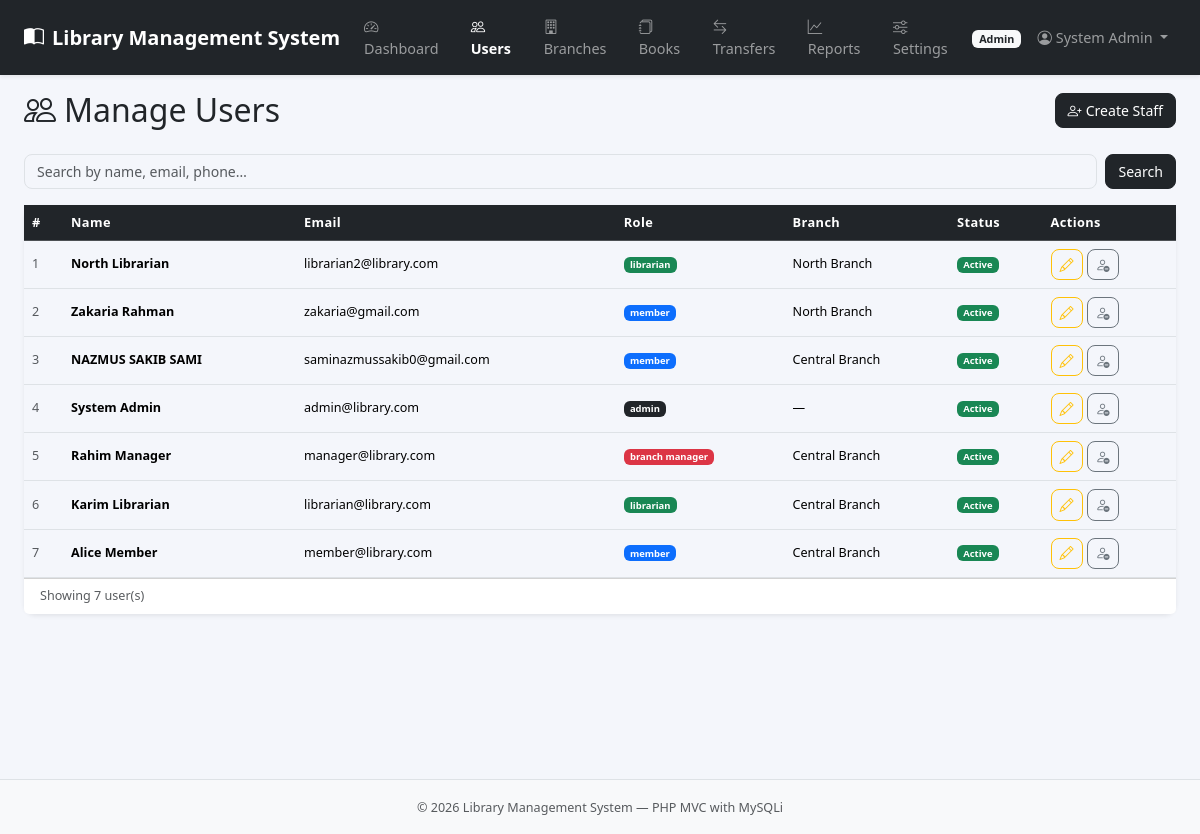
The app's page /index.php?page=admin_users (signed in) with its own data.
### tables this page shows
CREATE TABLE `users` (
  `id` int(11) NOT NULL,
  `name` varchar(150) NOT NULL,
  `email` varchar(150) NOT NULL,
  `password_hash` varchar(255) NOT NULL,
  `phone` varchar(25) DEFAULT NULL,
  `role` enum('member','librarian','branch_manager','admin') NOT NULL DEFAULT 'member',
  `profile_pic` varchar(255) DEFAULT NULL,
  `branch_id` int(11) DEFAULT NULL,
  `is_active` tinyint(1) NOT NULL DEFAULT 1,
  `created_at` timestamp NOT NULL DEFAULT current_timestamp()
);

CREATE TABLE `branches` (
  `id` int(11) NOT NULL,
  `name` varchar(150) NOT NULL,
  `address` text DEFAULT NULL,
  `city` varchar(100) DEFAULT NULL,
  `phone` varchar(25) DEFAULT NULL,
  `manager_id` int(11) DEFAULT NULL,
  `is_active` tinyint(1) NOT NULL DEFAULT 1,
  `created_at` timestamp NOT NULL DEFAULT current_timestamp()
);

### app/controller/admin/users.php (called while the page is built, shortened)
<?php
require_once __DIR__ . '/../../model/UserModel.php';
$userModel = new UserModel($conn);
$search = trim($_GET['search'] ?? '');
$users  = $userModel->getAllUsers($search);
require __DIR__ . '/../../view/shared/header.php';
require __DIR__ . '/../../view/admin/users.php';
require __DIR__ . '/../../view/shared/footer.php';

### config/app.php (called while the page is built, shortened)
<?php
function e(string $s): string {
    return htmlspecialchars($s, ENT_QUOTES, 'UTF-8');
}

### app/model/UserModel.php (called while the page is built, shortened)
<?php
class UserModel {
    private mysqli $db;
    public function __construct(mysqli $db) {
        $this->db = $db;
    }
    public function getAllUsers(string $search = ''): array {
        if ($search) {
            $like = "%$search%";
            $stmt = $this->db->prepare(
                "SELECT u.*, b.name AS branch_name FROM users u
                 LEFT JOIN branches b ON u.branch_id = b.id
                 WHERE u.name LIKE ? OR u.email LIKE ? OR u.phone LIKE ?
                 ORDER BY u.created_at DESC");
            $stmt->bind_param('sss', $like, $like, $like);
        } else {
            $stmt = $this->db->prepare(
                "SELECT u.*, b.name AS branch_name FROM users u
                 LEFT JOIN branches b ON u.branch_id = b.id
                 ORDER BY u.created_at DESC");
        }
        $stmt->execute();
        $rows = $stmt->get_result()->fetch_all(MYSQLI_ASSOC);
        return $rows;
    }
}

### app/view/admin/users.php (the view, shortened to what this page needs)
<div class="d-flex justify-content-between align-items-center mb-4">
  <h2 class="mb-0"><i class="bi bi-people me-2"></i>Manage Users</h2>
  <a href="<?= BASE_URL ?>index.php?page=admin_user_add" class="btn btn-dark"><i class="bi bi-person-plus me-1"></i>Create Staff</a>
</div>
<form method="GET" action="<?= BASE_URL ?>index.php" class="mb-3 d-flex gap-2">
  <input type="text" name="search" class="form-control" placeholder="Search by name, email, phone…" value="<?= e($search) ?>">
  <button class="btn btn-dark">Search</button>
</form>
<div class="card border-0 shadow-sm"><div class="card-body p-0">
  <div class="table-responsive"><table class="table table-hover align-middle mb-0 small">
    <thead class="table-dark">
      <tr><th>#</th><th>Name</th><th>Email</th><th>Role</th><th>Branch</th><th>Status</th><th>Actions</th></tr>
    </thead>
    <tbody>
    <?php foreach ($users as $i => $u): ?>
    <tr>
      <td class="text-muted"><?= $i + 1 ?></td>
      <td class="fw-semibold"><?= e($u['name']) ?></td>
      <td><?= e($u['email']) ?></td>
      <td>
        <span class="badge bg-<?= ['admin'=>'dark','branch_manager'=>'danger','librarian'=>'success','member'=>'primary'][$u['role']] ?? 'secondary' ?>">
          <?= e(str_replace('_',' ', $u['role'])) ?>
        </span>
      </td>
      <td><?= e($u['branch_name'] ?? '—') ?></td>
      <td><?= $u['is_active'] ? '<span class="badge bg-success">Active</span>' : '<span class="badge bg-secondary">Inactive</span>' ?></td>
      <td>
        <div class="d-flex gap-1">
          <a href="<?= BASE_URL ?>index.php?page=admin_user_edit&id=<?= $u['id'] ?>" class="btn btn-sm btn-outline-warning"><i class="bi bi-pencil"></i></a>
          <form method="POST" class="d-inline">
            <button class="btn btn-sm btn-outline-<?= $u['is_active'] ? 'secondary' : 'success' ?>" title="<?= $u['is_active'] ? 'Deactivate' : 'Activate' ?>">
              <i class="bi bi-<?= $u['is_active'] ? 'person-dash' : 'person-check' ?>"></i>
            </button>
          </form>
        </div>
      </td>
    </tr>
    <?php endforeach; ?>
    </tbody>
  </table></div>
  <div class="card-footer bg-white text-muted small">Showing <?= count($users) ?> user(s)</div>
</div></div>

### public/css/style.css (style rules this page uses)
:root { --bs-body-bg: #f4f6fb; }
body { background: #f4f6fb; font-family: 'Segoe UI', sans-serif; font-size: .9rem; }
.card { border-radius: 12px; }
.table th { font-size: .80rem; letter-spacing: .03em; white-space: nowrap; font-weight: 600; }
.form-control, .form-select { border-radius: 8px; font-size: .88rem; }
.btn { border-radius: 8px; font-size: .88rem; }

### records on screen
users: name "North Librarian", email "librarian2@library.com", role "librarian", branch.name "North Branch", is_active "Active"
users: name "Zakaria Rahman", email "zakaria@gmail.com", role "member", branch.name "North Branch", is_active "Active"
users: name "NAZMUS SAKIB SAMI", email "saminazmussakib0@gmail.com", role "member", branch.name "Central Branch", is_active "Active"
users: name "System Admin", email "admin@library.com", role "admin", branch_name "—", is_active "Active"
users: name "Rahim Manager", email "manager@library.com", role "branch manager", branch.name "Central Branch", is_active "Active"
users: name "Karim Librarian", email "librarian@library.com", role "librarian", branch.name "Central Branch", is_active "Active"
users: name "Alice Member", email "member@library.com", role "member", branch.name "Central Branch", is_active "Active"

### other values on screen
APP_NAME "Library Management System"
$navRole "Admin"
$_SESSION['user_name'] "System Admin"
count($users) "7"
